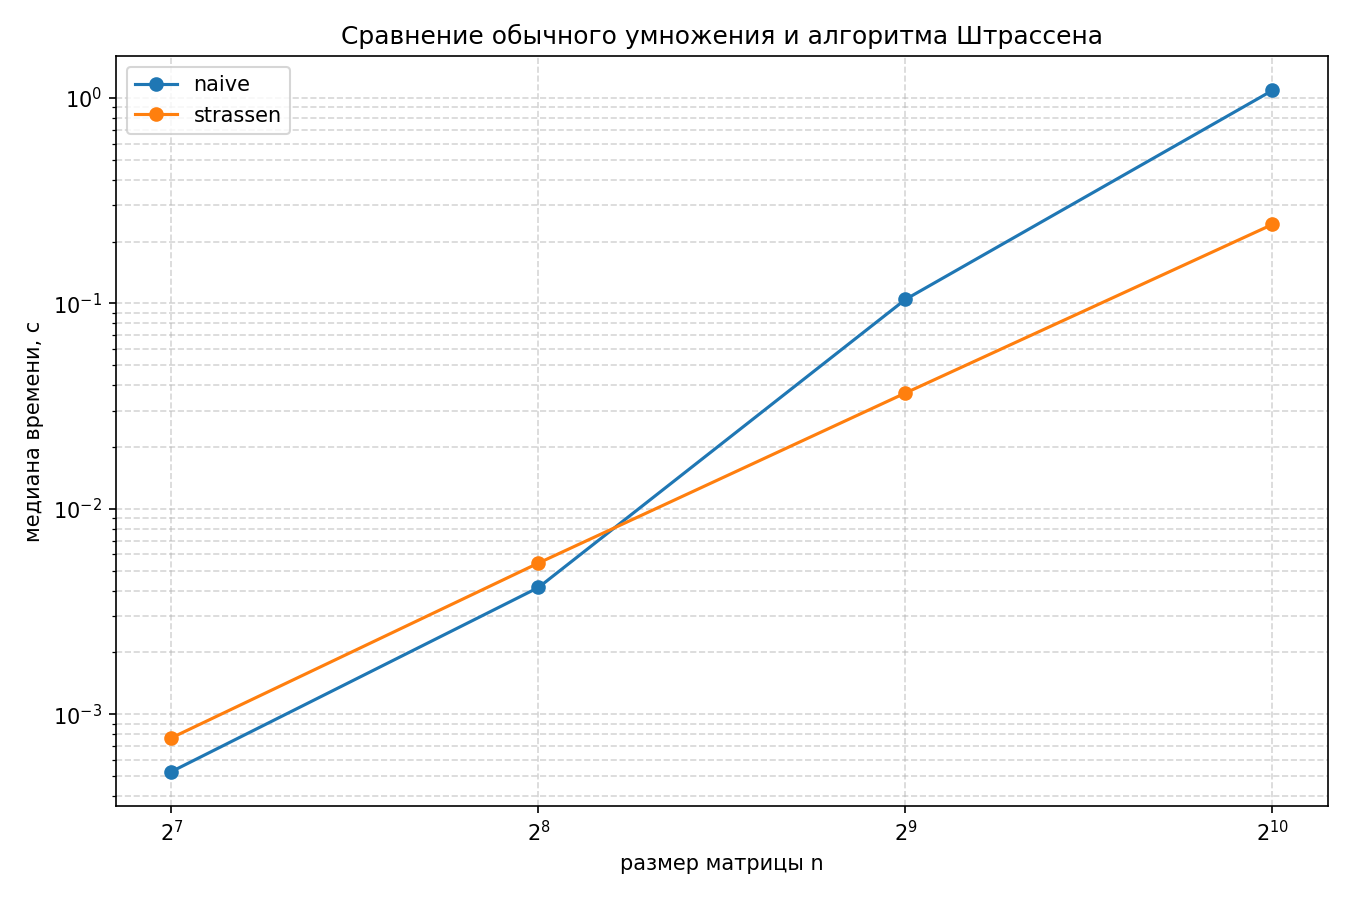

Python code for this plot:
import csv
import os
import statistics
import matplotlib.pyplot as plt

script_dir = os.path.dirname(os.path.abspath(__file__))
csv_path = os.path.join(script_dir, "strassen.csv") if os.path.exists(os.path.join(script_dir, "strassen.csv")) else "strassen.csv"

with open(csv_path, "rb") as f:
    raw = f.read(2)
encoding = "utf-16" if raw in (b"\xff\xfe", b"\xfe\xff") else "utf-8-sig"

data = {}
with open(csv_path, encoding=encoding) as f:
    for row in csv.DictReader(f):
        key = (row["method"].strip(), int(row["n"]))
        data.setdefault(key, []).append(float(row["seconds"]))

plt.figure(figsize=(9, 6))
for method in ["naive", "strassen"]:
    ns = sorted(n for (m, n) in data if m == method)
    med = [statistics.median(data[(method, n)]) for n in ns]
    plt.plot(ns, med, "o-", label=method)

plt.xscale("log", base=2)
plt.yscale("log")
plt.xlabel("размер матрицы n")
plt.ylabel("медиана времени, с")
plt.title("Сравнение обычного умножения и алгоритма Штрассена")
plt.legend()
plt.grid(True, which="both", linestyle="--", alpha=0.5)
plt.tight_layout()

output_png = os.path.join(script_dir, "strassen.png")
plt.savefig(output_png, dpi=150)
print(f"График успешно сохранен: {output_png}")
